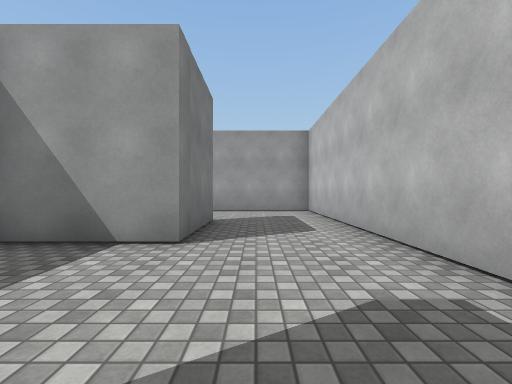
View 1 (above)

20 first-person views from a walk through a 3-D level made in the Unity game engine. The camera is 1.2 m above the floor, looks level and sees 90° across. The floor is counted in squares, 2 m on a side. Each view is taken from the middle of a square. On the plan, view 1 faces up. The plan holds only what a view shows up to about 9 squares ahead; the rest is blank. The place goes on beyond the plan. The player character is not drawn. Surface patterns are stand-ins for the level's own textures.

View 2
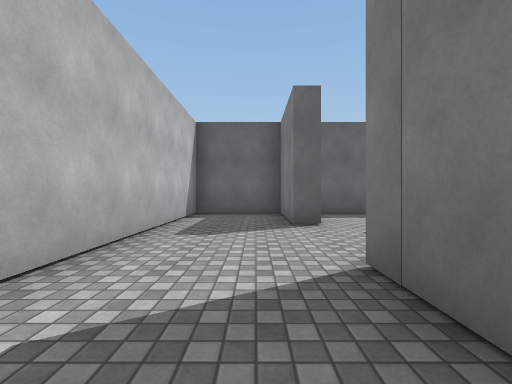

View 3
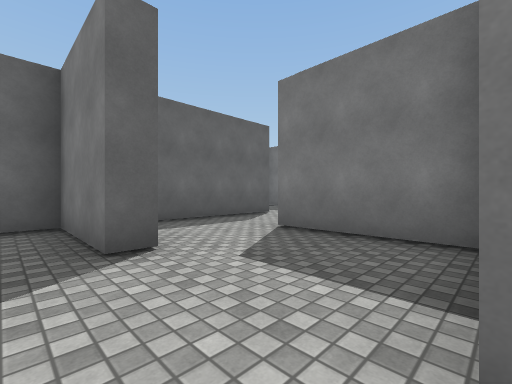

View 4
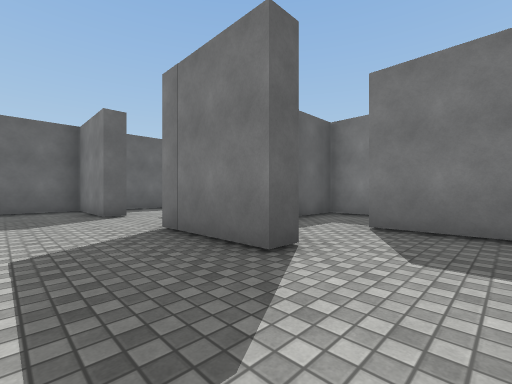

View 5
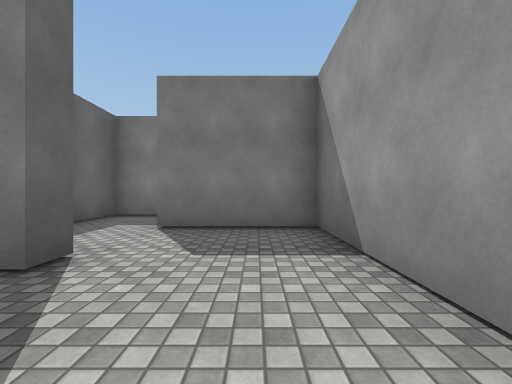

View 6
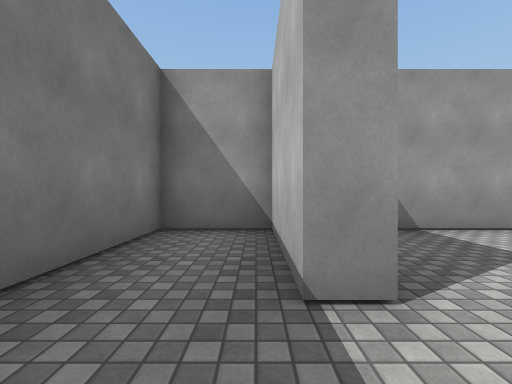

View 7
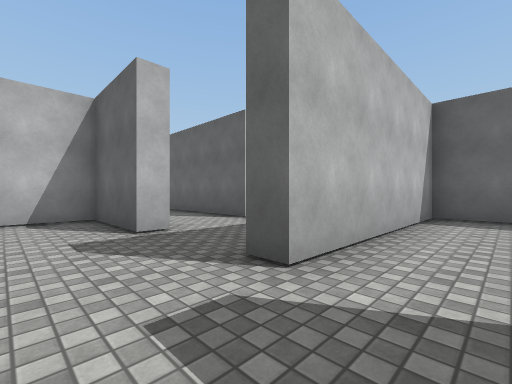

View 8
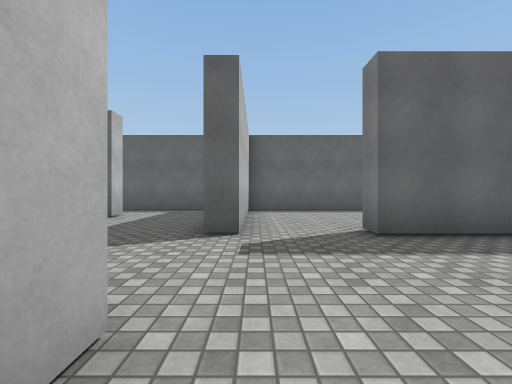

View 9
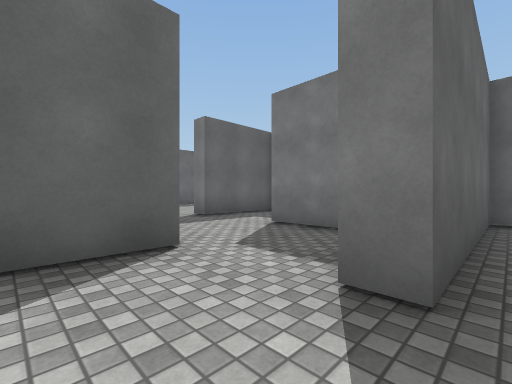

View 10
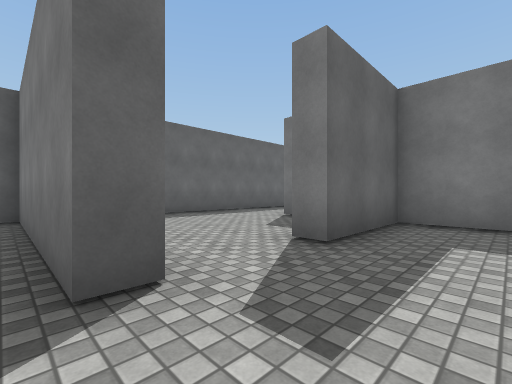

View 11
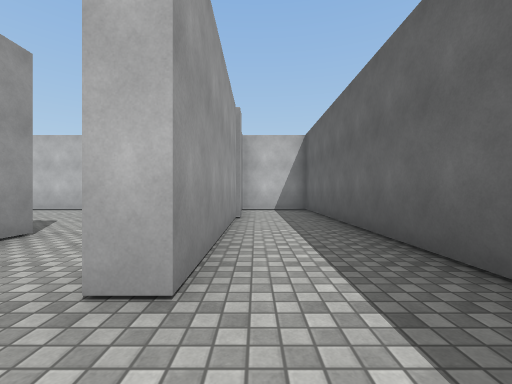

View 12
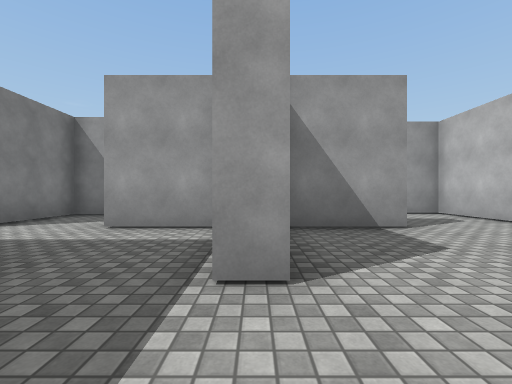

View 13
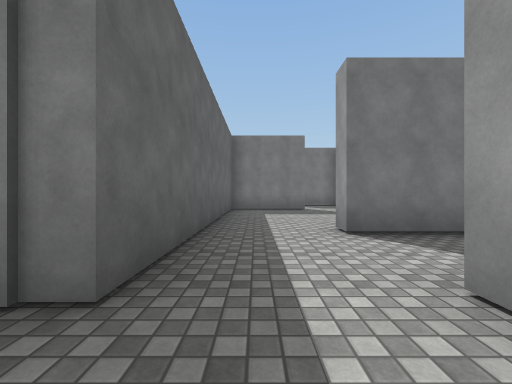

View 14
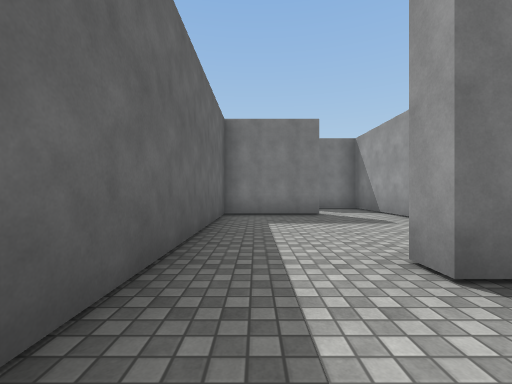

View 15
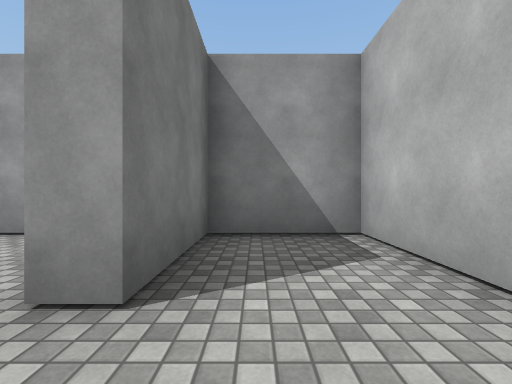

View 16
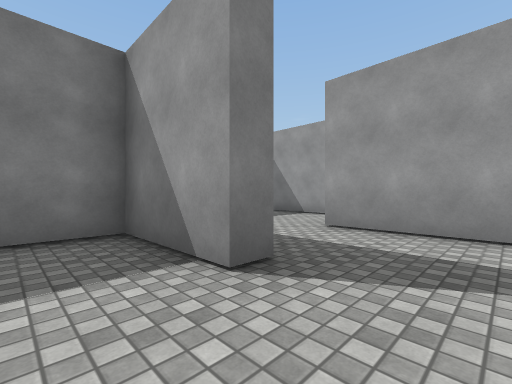

View 17
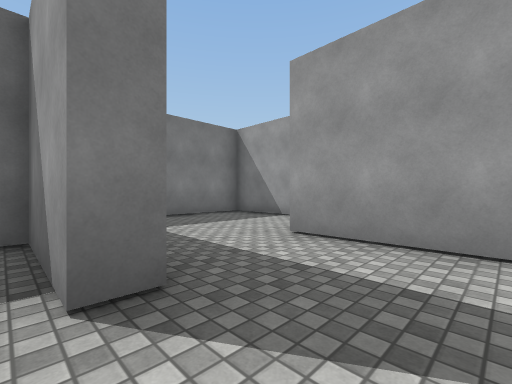

View 18
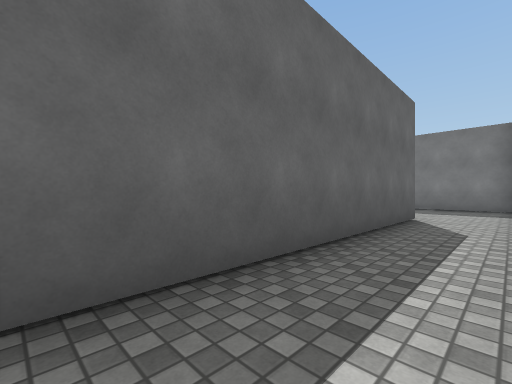

View 19
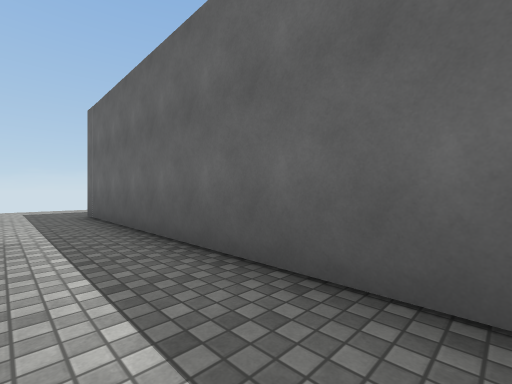

View 20
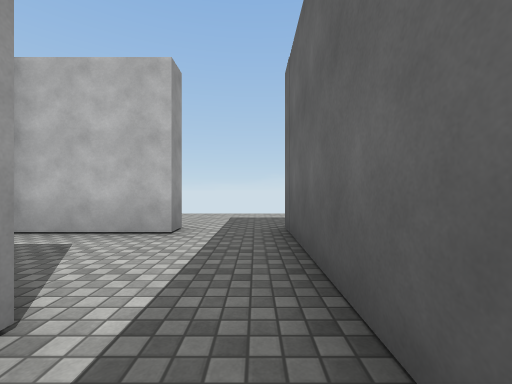

### Floor plan
Ten units are one square. View 1 is at (0, 0); x grows to the right and y downward. Boxes are objects, and circles mark ways between rooms. Rooms are numbered by the first view taken in them; rooms with no view inside come last. Other rooms are left out.
<svg viewBox="-220 -130 248 182">
<path fill="none" stroke="#000" d="M-15 -53 -9 -53 -9 -29M-12 -4 -7 -4 -7 20 17 20 17 -80 -16 -80M-33 -53 -37 -53 -37 -80 -55 -80 -55 -34 -40 -34M-108 -4 -108 1M-108 -26 -114 -26M-88 6 -88 -4M-84 -29 -84 -34 -70 -34M-85 -57 -85 -53 -108 -53 -108 -26M-60 -60 -60 -80 -84 -80M-62 -1 -62 -6 -39 -6 -39 -20M-88 -4 -83 -4 -83 6M-6 25 -56 25 -56 20M-83 15 -83 47 17 47 17 25M-116 -53 -135 -53M-135 -53 -135 -76 -157 -76 -157 -53 -162 -53M-165 -32 -133 -32M-84 -80 -94 -80M-94 -85 23 -85M-105 -102 -130 -102 -130 -76M-130 -57 -85 -57M17 -102 17 -125M-141 47 -88 47 -88 6M-207 -58 -207 -32 -165 -32M-181 -76 -215 -76M-34 -1 -40 -1M-56 20 -18 20M-16 -80 -33 -80 -33 -53M-34 -29 -34 -1M-9 -29 -30 -29M-83 6 -83 15M-133 -32 -133 -4 -108 -4"/>
<circle cx="-10" cy="-65" r="3" fill="#2a7"/>
<circle cx="-10" cy="-15" r="3" fill="#2a7"/>
<circle cx="-30" cy="-45" r="3" fill="#2a7"/>
<circle cx="-95" cy="-30" r="3" fill="#2a7"/>
<circle cx="-80" cy="-15" r="3" fill="#2a7"/>
<circle cx="-95" cy="0" r="3" fill="#2a7"/>
<circle cx="-110" cy="-15" r="3" fill="#2a7"/>
<circle cx="-75" cy="-60" r="3" fill="#2a7"/>
<circle cx="-90" cy="-70" r="3" fill="#2a7"/>
<circle cx="-70" cy="0" r="3" fill="#2a7"/>
<circle cx="-65" cy="20" r="3" fill="#2a7"/>
<circle cx="-130" cy="-45" r="3" fill="#2a7"/>
<circle cx="-120" cy="-30" r="3" fill="#2a7"/>
<circle cx="-160" cy="-45" r="3" fill="#2a7"/>
<circle cx="-25" cy="0" r="3" fill="#2a7"/>
<circle cx="-45" cy="10" r="3" fill="#2a7"/>
<text x="0" y="-30">1</text>
<text x="-50" y="-60">2</text>
<text x="-100" y="-10">3</text>
<text x="-90" y="-40">4</text>
<text x="-80" y="-70">5</text>
<text x="-70" y="-10">6</text>
<text x="-30" y="30">7</text>
<text x="-120" y="-40">8</text>
<text x="-150" y="-50">9</text>
<text x="-60" y="-90">10</text>
<text x="-110" y="30">11</text>
<text x="-190" y="-60">12</text>
<text x="-30" y="10">13</text>
<text x="-20" y="-50">14</text>
<text x="-30" y="-20">15</text>
<text x="-70" y="10">16</text>
<text x="-120" y="-20">17</text>
</svg>
Room 1 opens to room 14. Room 1 opens to room 15. Room 2 opens to room 14. Room 3 opens to room 4. Room 3 opens to room 6. Room 3 opens to room 11. Room 3 opens to room 17. Room 4 opens to room 5. Room 5 opens to room 10. Room 6 opens to room 16. Room 7 opens to room 16. Room 8 opens to room 9. Room 8 opens to room 17. Room 9 opens to room 12. Room 13 opens to room 15. Room 13 opens to room 16.

Where each view was taken, in squares from view 1:
view 1: 0 up, 0 right, facing up
view 2: 5 up, 0 right, facing down
view 3: 3 up, 0 right, facing down-left
view 4: 7 up, 1 right, facing down-left
view 5: 7 up, 1 right, facing left
view 6: 4 up, 4 left, facing up
view 7: 2 up, 10 left, facing down-right
view 8: 4 up, 9 left, facing down
view 9: 6 up, 7 left, facing down-left
view 10: 2 up, 8 left, facing down-left
view 11: 3 down, 7 left, facing right
view 12: 1 up, 11 left, facing up
view 13: 4 up, 12 left, facing left
view 14: 4 up, 14 left, facing left
view 15: 4 up, 15 left, facing up
view 16: 4 up, 7 left, facing up-left
view 17: 5 up, 7 left, facing up-left
view 18: 10 up, 3 left, facing down-left
view 19: 10 up, 5 left, facing down-right
view 20: 9 up, 2 left, facing right
